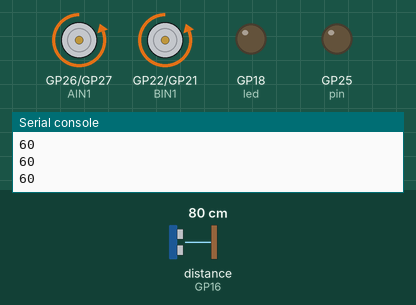
Simulated run of this program. Board: Raspberry Pi Pico running MicroPython. On the bench: motor-driver pin pairs drawn as motors (green arrow = first pin HIGH = forward, orange = second pin HIGH = backward, longer = more drive, scaled by the enable pin), output pins drawn as LEDs (lit = HIGH), the last lines printed to the serial console. The inputs (shaded band) are chosen by the test bench; at power-on: distance to the obstacle (sensor on GP16) 80 cm. The echo pulse lasts 58.3 µs per cm; pins used as bus, display or sensor lines are not drawn.

Above: at 1.2 s.
1.3 s: distance to the obstacle (sensor on GP16) set to 11 cm
2.8 s: distance to the obstacle (sensor on GP16) set to 8 cm
At 3.3 s:
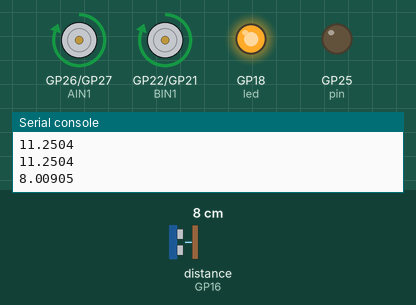
5.8 s: distance to the obstacle (sensor on GP16) set to 18 cm
At 6.9 s:
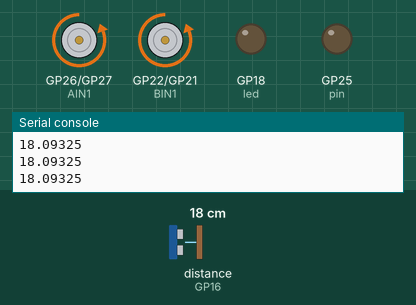
7.6 s: distance to the obstacle (sensor on GP16) set to 2 cm
At 8.6 s:
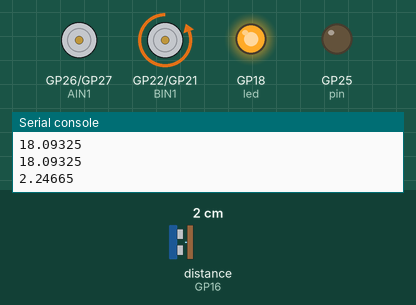
Timing chart, 0 to 11.6 s (numbered marks = the images above; inputs shaded):
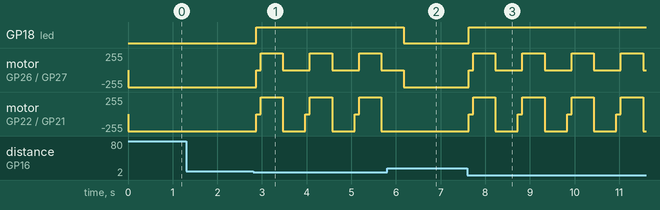

Measured:
- the behaviour switches between 10 and 9 cm on distance to the obstacle (sensor on GP16) (found by bisection; images 0 and 1)
- after the input at 2.8 s, GP18 (led): LOW → HIGH after 0.07 s; motor on GP26 (AIN1) / GP27 (AIN2): backward 255/255 → stopped after 0.07 s, then repeats every 1.1 s: forward 255/255 0.50 s, stopped 0.60 s
- after the input at 5.8 s, GP18 (led): HIGH → LOW after 0.38 s; motor on GP22 (BIN1) / GP21 (BIN2): stops changing and stays backward 255/255
- after the input at 7.6 s, GP18 (led): LOW → HIGH at once; motor on GP26 (AIN1) / GP27 (AIN2): backward 255/255 → stopped at once, then repeats every 1.1 s: forward 255/255 0.50 s, stopped 0.60 s

The program:

obstacleAvoidance.py
```python
#obstacleAvoicance.py CAB 9.17.23
#This code will drive the LilyBot forward
#then turn when obstacle is detected with sonar
#https://www.noiresteminist.com/shop

#Carlotta Berry 9.14.23

from machine import Pin, ADC, PWM
from utime import ticks_us, sleep_us, sleep_ms

#define inputs and outputs
ledPin = 18
triggerPin = 17
echoPin = 16
trigger = Pin(triggerPin, Pin.OUT)
echo = Pin(echoPin, Pin.IN)
led = Pin(ledPin, Pin.OUT)
pin = Pin("LED", Pin.OUT)


#define inputs and outputs
PWMA = PWM(Pin(28))
AIN2 = Pin(27, Pin.OUT)
AIN1 = Pin(26, Pin.OUT)
PWMA.freq(60)

BIN1 = Pin(22, Pin.OUT)
BIN2 = Pin(21, Pin.OUT)
PWMB = PWM(Pin(20))
PWMB.freq(60)
motorSpeed = 65535

def reverse():
    AIN1.value(1)
    AIN2.value(0)
    BIN1.value(1)
    BIN2.value(0)
    PWMA.duty_u16(motorSpeed)
    PWMB.duty_u16(motorSpeed)

def forward():
    AIN1.value(0)
    AIN2.value(1)
    BIN1.value(0)
    BIN2.value(1)
    PWMA.duty_u16(motorSpeed)
    PWMB.duty_u16(motorSpeed)

def pivot():
    AIN1.value(0)
    AIN2.value(0)
    BIN1.value(0)
    BIN2.value(1)
    PWMA.duty_u16(motorSpeed)
    PWMB.duty_u16(motorSpeed)

def stop():
    AIN1.value(0)
    AIN2.value(0)
    BIN1.value(0)
    BIN2.value(0)

def distance():
    timepassed=0
    signalon = 0
    signaloff = 0
    trigger.low()
    sleep_us(2)
    trigger.high()
    sleep_us(5)
    trigger.low()
    while echo.value() == 0:
        signaloff = ticks_us()
    while echo.value() == 1:
        signalon = ticks_us()
    #print(signalon)
    #print(signaloff)
    timepassed = signalon - signaloff
    #print(timepassed)
    dist_cm = (timepassed*0.0343)/2
    if dist_cm>60:
        dist_cm=60
    return dist_cm

print("Obstacle Avoidance on Lily∞Bot...")

while True:
    reading = distance()
    print(reading)

    if reading<10:
        led.value(1)
        stop()
        sleep_ms(100)
        reverse()
        sleep_ms(500)
        pivot()
        sleep_ms(500)
        reading = distance()
    else:
        led.value(0)
        forward()
        sleep_ms(100)
        reading = distance()
```
